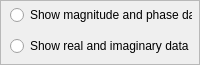
            <widget class="QFrame" name="frame">
             <property name="sizePolicy">
              <sizepolicy hsizetype="Minimum" vsizetype="Minimum">
               <horstretch>0</horstretch>
               <verstretch>0</verstretch>
              </sizepolicy>
             </property>
             <property name="minimumSize">
              <size>
               <width>200</width>
               <height>65</height>
              </size>
             </property>
             <property name="maximumSize">
              <size>
               <width>200</width>
               <height>65</height>
              </size>
             </property>
             <property name="frameShape">
              <enum>QFrame::StyledPanel</enum>
             </property>
             <property name="frameShadow">
              <enum>QFrame::Plain</enum>
             </property>
             <property name="lineWidth">
              <number>1</number>
             </property>
             <widget class="QWidget" name="layoutWidget">
              <property name="geometry">
               <rect>
                <x>10</x>
                <y>0</y>
                <width>182</width>
                <height>61</height>
               </rect>
              </property>
              <layout class="QVBoxLayout" name="verticalLayout_6">
               <property name="sizeConstraint">
                <enum>QLayout::SetMinimumSize</enum>
               </property>
               <item>
                <widget class="QRadioButton" name="radioButton_mp">
                 <property name="minimumSize">
                  <size>
                   <width>180</width>
                   <height>0</height>
                  </size>
                 </property>
                 <property name="text">
                  <string>Show magnitude and phase data</string>
                 </property>
                 <attribute name="buttonGroup">
                  <string notr="true">buttonGroup</string>
                 </attribute>
                </widget>
               </item>
               <item>
                <widget class="QRadioButton" name="radioButton_ri">
                 <property name="minimumSize">
                  <size>
                   <width>180</width>
                   <height>0</height>
                  </size>
                 </property>
                 <property name="text">
                  <string>Show real and imaginary data</string>
                 </property>
                 <attribute name="buttonGroup">
                  <string notr="true">buttonGroup</string>
                 </attribute>
                </widget>
               </item>
              </layout>
             </widget>
            </widget>
